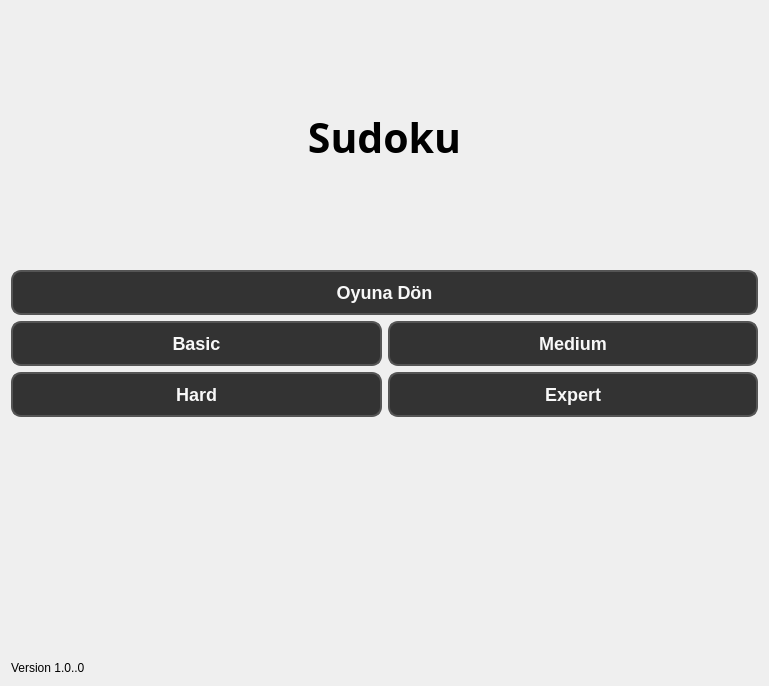
<?xml version="1.0" encoding="UTF-8"?>
<ui version="4.0">
 <class>mainMenu</class>
 <widget class="QWidget" name="mainMenu">
  <property name="geometry">
   <rect>
    <x>0</x>
    <y>0</y>
    <width>769</width>
    <height>686</height>
   </rect>
  </property>
  <property name="windowTitle">
   <string>Form</string>
  </property>
  <layout class="QVBoxLayout" name="verticalLayout_2">
   <item>
    <layout class="QHBoxLayout" name="horizontalLayout">
     <item>
      <widget class="QLabel" name="label">
       <property name="font">
        <font>
         <family>Mallanna</family>
         <pointsize>31</pointsize>
         <bold>true</bold>
        </font>
       </property>
       <property name="text">
        <string>Sudoku</string>
       </property>
       <property name="alignment">
        <set>Qt::AlignmentFlag::AlignCenter</set>
       </property>
      </widget>
     </item>
    </layout>
   </item>
   <item>
    <widget class="QPushButton" name="returnGameButton">
     <property name="styleSheet">
      <string notr="true">QPushButton {
    background-color: #333; 
    color: #f8f8f8; 
    font-size: 18px;
    font-weight: bold;
    border-radius: 10px;
    border: 2px solid #555;
    padding: 10px 20px; 
    transition: all 0.3s ease-in-out;
}

QPushButton:hover {
    background-color: #555; 
    border: 2px solid #777; 
}

QPushButton:pressed {
    background-color: #222; 
    border: 2px solid #999; 
}

QPushButton:disabled {
    background-color: #777;
    color: #aaa;
    border: 2px solid #999;
}</string>
     </property>
     <property name="text">
      <string>Oyuna Dön</string>
     </property>
    </widget>
   </item>
   <item>
    <layout class="QGridLayout" name="gridLayout">
     <item row="0" column="1">
      <widget class="QPushButton" name="mediumButton">
       <property name="styleSheet">
        <string notr="true">QPushButton {
    background-color: #333; 
    color: #f8f8f8; 
    font-size: 18px;
    font-weight: bold;
    border-radius: 10px;
    border: 2px solid #555;
    padding: 10px 20px; 
    transition: all 0.3s ease-in-out;
}

QPushButton:hover {
    background-color: #555; 
    border: 2px solid #777; 
}

QPushButton:pressed {
    background-color: #222; 
    border: 2px solid #999; 
}

QPushButton:disabled {
    background-color: #777;
    color: #aaa;
    border: 2px solid #999;
}</string>
       </property>
       <property name="text">
        <string>Medium</string>
       </property>
      </widget>
     </item>
     <item row="0" column="0">
      <widget class="QPushButton" name="basicButton">
       <property name="styleSheet">
        <string notr="true">QPushButton {
    background-color: #333; 
    color: #f8f8f8; 
    font-size: 18px;
    font-weight: bold;
    border-radius: 10px;
    border: 2px solid #555;
    padding: 10px 20px; 
    transition: all 0.3s ease-in-out;
}

QPushButton:hover {
    background-color: #555; 
    border: 2px solid #777; 
}

QPushButton:pressed {
    background-color: #222; 
    border: 2px solid #999; 
}

QPushButton:disabled {
    background-color: #777;
    color: #aaa;
    border: 2px solid #999;
}</string>
       </property>
       <property name="text">
        <string>Basic</string>
       </property>
       <property name="iconSize">
        <size>
         <width>17</width>
         <height>16</height>
        </size>
       </property>
      </widget>
     </item>
     <item row="1" column="1">
      <widget class="QPushButton" name="expertButton">
       <property name="styleSheet">
        <string notr="true">QPushButton {
    background-color: #333; 
    color: #f8f8f8; 
    font-size: 18px;
    font-weight: bold;
    border-radius: 10px;
    border: 2px solid #555;
    padding: 10px 20px; 
    transition: all 0.3s ease-in-out;
}

QPushButton:hover {
    background-color: #555; 
    border: 2px solid #777; 
}

QPushButton:pressed {
    background-color: #222; 
    border: 2px solid #999; 
}

QPushButton:disabled {
    background-color: #777;
    color: #aaa;
    border: 2px solid #999;
}</string>
       </property>
       <property name="text">
        <string>Expert</string>
       </property>
      </widget>
     </item>
     <item row="1" column="0">
      <widget class="QPushButton" name="hardButton">
       <property name="styleSheet">
        <string notr="true">QPushButton {
    background-color: #333; 
    color: #f8f8f8; 
    font-size: 18px;
    font-weight: bold;
    border-radius: 10px;
    border: 2px solid #555;
    padding: 10px 20px; 
    transition: all 0.3s ease-in-out;
}

QPushButton:hover {
    background-color: #555; 
    border: 2px solid #777; 
}

QPushButton:pressed {
    background-color: #222; 
    border: 2px solid #999; 
}

QPushButton:disabled {
    background-color: #777;
    color: #aaa;
    border: 2px solid #999;
}</string>
       </property>
       <property name="text">
        <string>Hard</string>
       </property>
      </widget>
     </item>
    </layout>
   </item>
   <item>
    <layout class="QVBoxLayout" name="verticalLayout">
     <item>
      <spacer name="verticalSpacer">
       <property name="orientation">
        <enum>Qt::Orientation::Vertical</enum>
       </property>
       <property name="sizeType">
        <enum>QSizePolicy::Policy::Preferred</enum>
       </property>
       <property name="sizeHint" stdset="0">
        <size>
         <width>20</width>
         <height>40</height>
        </size>
       </property>
      </spacer>
     </item>
     <item>
      <widget class="QLabel" name="label_2">
       <property name="font">
        <font>
         <pointsize>9</pointsize>
        </font>
       </property>
       <property name="text">
        <string>Version 1.0..0</string>
       </property>
       <property name="alignment">
        <set>Qt::AlignmentFlag::AlignBottom|Qt::AlignmentFlag::AlignLeading|Qt::AlignmentFlag::AlignLeft</set>
       </property>
      </widget>
     </item>
    </layout>
   </item>
  </layout>
 </widget>
 <resources/>
 <connections/>
</ui>
